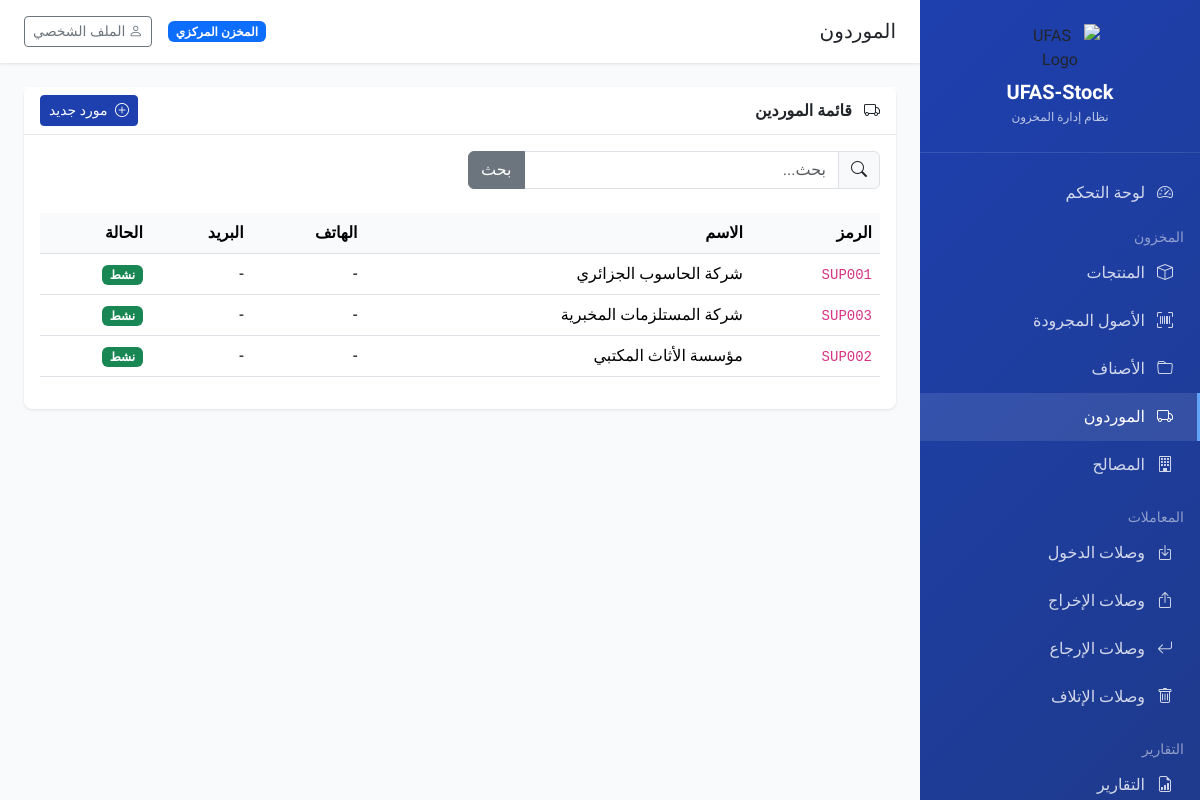
The app's page /inventory/suppliers/ (signed in) with its own data.
### core/models.py (models this page shows, shortened)
class Tenant(models.Model):
    TENANT_TYPES = [
        ('central', 'المخزن المركزي'),
        ('faculty', 'كلية'),
        ('institute', 'معهد'),
        ('department', 'قسم'),
    ]
    name = models.CharField('اسم الوحدة', max_length=200)
    code = models.CharField('رمز الوحدة', max_length=50, unique=True)
    tenant_type = models.CharField('نوع الوحدة', max_length=20, choices=TENANT_TYPES, default='faculty')
    address = models.TextField('العنوان', blank=True)
    phone = models.CharField('الهاتف', max_length=20, blank=True)
    email = models.EmailField('البريد الإلكتروني', blank=True)
    is_active = models.BooleanField('نشط', default=True)
    created_at = models.DateTimeField('تاريخ الإنشاء', auto_now_add=True)
    updated_at = models.DateTimeField('تاريخ التحديث', auto_now=True)
    class Meta:
        verbose_name = 'وحدة/مستأجر'
        verbose_name_plural = 'الوحدات/المستأجرين'
        ordering = ['name']

### inventory/models.py (models this page shows, shortened)
class Supplier(models.Model):
    name = models.CharField('اسم المورد', max_length=200)
    code = models.CharField('رمز المورد', max_length=50, blank=True)
    address = models.TextField('العنوان', blank=True)
    phone = models.CharField('الهاتف', max_length=20, blank=True)
    email = models.EmailField('البريد الإلكتروني', blank=True)
    tax_id = models.CharField('الرقم الجبائي', max_length=50, blank=True)
    tenant = models.ForeignKey(
        'core.Tenant',
        on_delete=models.CASCADE,
        related_name='suppliers',
        verbose_name='الوحدة',
        null=True,
        blank=True
    )
    is_active = models.BooleanField('نشط', default=True)
    created_at = models.DateTimeField('تاريخ الإنشاء', auto_now_add=True)
    class Meta:
        verbose_name = 'مورد'
        verbose_name_plural = 'الموردون'
        ordering = ['name']

### inventory/views.py (the view)
# urls.py: path('suppliers/', views.supplier_list, name='supplier_list'),
@login_required
def supplier_list(request):
    suppliers = get_tenant_queryset(request, Supplier)
    search = request.GET.get('search', '')
    if search:
        suppliers = suppliers.filter(
            Q(name__icontains=search) |
            Q(code__icontains=search)
        )
    paginator = Paginator(suppliers, 20)
    page = request.GET.get('page', 1)
    suppliers = paginator.get_page(page)
    return render(request, 'inventory/supplier_list.html', {'suppliers': suppliers, 'search': search})

### core/context_processors.py (called while the page is built)
def tenant_context(request):
    tenant = None
    if request.user.is_authenticated:
        tenant = getattr(request.user, 'tenant', None)
    return {
        'current_tenant': tenant,
        'is_super_admin': getattr(request.user, 'is_super_admin', False) if request.user.is_authenticated else False,
    }

### core/models.py (called while the page is built)
    @property
    def is_super_admin(self):
        return self.role == 'super_admin'

### inventory/views.py (called while the page is built)
def get_tenant_queryset(request, model):
    if request.user.is_super_admin:
        return model.objects.all()
    return model.objects.filter(tenant=request.user.tenant)

### templates/inventory/supplier_list.html (shortened to what this page needs)
{% extends 'base.html' %}
{% block page_title %}الموردون{% endblock %}
{% block content %}
<div class="card">
    <div class="card-header d-flex justify-content-between align-items-center">
        <span><i class="bi bi-truck me-2"></i> قائمة الموردين</span>
        <a href="{% url 'supplier_create' %}" class="btn btn-primary btn-sm">
            <i class="bi bi-plus-circle me-1"></i> مورد جديد
        </a>
    </div>
    <div class="card-body">
        <form method="get" class="row g-3 mb-4">
            <div class="col-md-6">
                <div class="input-group">
                    <span class="input-group-text"><i class="bi bi-search"></i></span>
                    <input type="text" name="search" class="form-control" placeholder="بحث..." value="{{ search }}">
                    <button type="submit" class="btn btn-secondary">بحث</button>
                </div>
            </div>
        </form>
        <div class="table-responsive">
            <table class="table table-hover">
                <thead>
                    <tr>
                        <th>الرمز</th>
                        <th>الاسم</th>
                        <th>الهاتف</th>
                        <th>البريد</th>
                        <th>الحالة</th>
                    </tr>
                </thead>
                <tbody>
                    {% for supplier in suppliers %}
                    <tr>
                        <td><code>{{ supplier.code|default:"-" }}</code></td>
                        <td>{{ supplier.name }}</td>
                        <td>{{ supplier.phone|default:"-" }}</td>
                        <td>{{ supplier.email|default:"-" }}</td>
                        <td>
                            {% if supplier.is_active %}
                            <span class="badge bg-success">نشط</span>
                            {% else %}
                            <span class="badge bg-secondary">غير نشط</span>
                            {% endif %}
                        </td>
                    </tr>
                    {% empty %}
                    <tr>
                        <td colspan="5" class="text-center text-muted py-4">لا يوجد موردون</td>
                    </tr>
                    {% endfor %}
                </tbody>
            </table>
        </div>
    </div>
</div>
{% endblock %}

### templates/base.html (shortened to what this page needs)
{% load static %}
<!DOCTYPE html>
<html lang="ar" dir="rtl">
<head>
    <link href="https://cdn.jsdelivr.net/npm/bootstrap@5.3.3/dist/css/bootstrap.rtl.min.css" rel="stylesheet">
    <link href="https://cdn.jsdelivr.net/npm/bootstrap-icons@1.11.3/font/bootstrap-icons.min.css" rel="stylesheet">
</head>
<body>
    {% if user.is_authenticated %}
    <nav class="sidebar">
        <div class="logo">
            <img src="{% static 'img/logo-ufas.png' %}" alt="UFAS Logo" style="max-width: 80px; margin-bottom: 0.5rem;">
            <h5>UFAS-Stock</h5>
            <small>نظام إدارة المخزون</small>
        </div>
        <ul class="nav flex-column mt-3">
            <li class="nav-item">
                <a class="nav-link {% if request.resolver_match.url_name == 'dashboard' %}active{% endif %}" href="{% url 'dashboard' %}">
                    <i class="bi bi-speedometer2"></i> لوحة التحكم
                </a>
            </li>
            <li class="nav-item mt-2">
                <small class="text-white-50 px-3">المخزون</small>
            </li>
            <li class="nav-item">
                <a class="nav-link {% if 'product' in request.resolver_match.url_name %}active{% endif %}" href="{% url 'product_list' %}">
                    <i class="bi bi-box"></i> المنتجات
                </a>
            </li>
            <li class="nav-item">
                <a class="nav-link {% if 'item' in request.resolver_match.url_name %}active{% endif %}" href="{% url 'item_list' %}">
                    <i class="bi bi-upc-scan"></i> الأصول المجرودة
                </a>
            </li>
            <li class="nav-item">
                <a class="nav-link {% if 'category' in request.resolver_match.url_name %}active{% endif %}" href="{% url 'category_list' %}">
                    <i class="bi bi-folder"></i> الأصناف
                </a>
            </li>
            <li class="nav-item">
                <a class="nav-link {% if 'supplier' in request.resolver_match.url_name %}active{% endif %}" href="{% url 'supplier_list' %}">
                    <i class="bi bi-truck"></i> الموردون
                </a>
            </li>
            <li class="nav-item">
                <a class="nav-link {% if 'department' in request.resolver_match.url_name %}active{% endif %}" href="{% url 'department_list' %}">
                    <i class="bi bi-building"></i> المصالح
                </a>
            </li>
            <li class="nav-item mt-3">
                <small class="text-white-50 px-3">المعاملات</small>
            </li>
            <li class="nav-item">
                <a class="nav-link {% if 'entry_voucher' in request.resolver_match.url_name %}active{% endif %}" href="{% url 'entry_voucher_list' %}">
                    <i class="bi bi-box-arrow-in-down"></i> وصلات الدخول
                </a>
            </li>
            <li class="nav-item">
                <a class="nav-link {% if 'exit_voucher' in request.resolver_match.url_name %}active{% endif %}" href="{% url 'exit_voucher_list' %}">
                    <i class="bi bi-box-arrow-up"></i> وصلات الإخراج
                </a>
            </li>
            <li class="nav-item">
                <a class="nav-link {% if 'return_voucher' in request.resolver_match.url_name %}active{% endif %}" href="{% url 'return_voucher_list' %}">
                    <i class="bi bi-arrow-return-left"></i> وصلات الإرجاع
                </a>
            </li>
            <li class="nav-item">
                <a class="nav-link {% if 'disposal_voucher' in request.resolver_match.url_name %}active{% endif %}" href="{% url 'disposal_voucher_list' %}">
                    <i class="bi bi-trash"></i> وصلات الإتلاف
                </a>
            </li>
            <li class="nav-item mt-3">
                <small class="text-white-50 px-3">التقارير</small>
            </li>
            <li class="nav-item">
                <a class="nav-link {% if 'report' in request.resolver_match.url_name %}active{% endif %}" href="{% url 'reports_index' %}">
                    <i class="bi bi-file-earmark-bar-graph"></i> التقارير
                </a>
            </li>
        </ul>
    </nav>
    <main class="main-content">
        <div class="topbar">
            <div>
                <h5 class="mb-0 d-inline">{% block page_title %}{% endblock %}</h5>
            </div>
            <div class="d-flex align-items-center gap-3">
                {% if current_tenant %}
                <span class="badge bg-primary">{{ current_tenant.name }}</span>
                {% endif %}
                <a href="{% url 'profile' %}" class="btn btn-outline-secondary btn-sm">
                    <i class="bi bi-person"></i> الملف الشخصي
                </a>
            </div>
        </div>
        {% block content %}{% endblock %}
    </main>
    {% else %}
    {% block auth_content %}{% endblock %}
    {% endif %}
</body>
</html>

### templates/base.html (style rules this page uses)
:root { --primary-color: #1e40af; --secondary-color: #3b82f6; --sidebar-width: 280px; }
body { font-family: 'Tajawal', sans-serif; background-color: #f8fafc; }
.sidebar { width: var(--sidebar-width); min-height: 100vh; background: linear-gradient(135deg, var(--primary-color) 0%, #1e3a8a 100%); position: fixed; right: 0; top: 0; z-index: 1000; transition: all 0.3s; }
.sidebar .logo { padding: 1.5rem; text-align: center; border-bottom: 1px solid rgba(255,255,255,0.1); }
.sidebar .logo h5 { color: white; margin: 0; font-weight: 700; }
.sidebar .logo small { color: rgba(255,255,255,0.7); font-size: 0.75rem; }
.sidebar .nav-link { color: rgba(255,255,255,0.8); padding: 0.75rem 1.5rem; transition: all 0.2s; border-right: 3px solid transparent; }
.sidebar .nav-link:hover, .sidebar .nav-link.active { color: white; background: rgba(255,255,255,0.1); border-right-color: #60a5fa; }
.sidebar .nav-link i { width: 24px; margin-left: 0.5rem; }
.main-content { margin-right: var(--sidebar-width); padding: 1.5rem; min-height: 100vh; }
.topbar { background: white; padding: 1rem 1.5rem; margin: -1.5rem -1.5rem 1.5rem; box-shadow: 0 1px 3px rgba(0,0,0,0.1); display: flex; justify-content: space-between; align-items: center; }
.card { border: none; box-shadow: 0 1px 3px rgba(0,0,0,0.1); border-radius: 0.5rem; }
.card-header { background: white; border-bottom: 1px solid #e5e7eb; font-weight: 600; }
.btn-primary { background: var(--primary-color); border-color: var(--primary-color); }
.table th { font-weight: 600; background: #f8fafc; }

### records on screen
Tenant: name "المخزن المركزي"
Supplier: code "SUP001", name "شركة الحاسوب الجزائري", phone "-", email "-", is_active "نشط"
Supplier: code "SUP003", name "شركة المستلزمات المخبرية", phone "-", email "-", is_active "نشط"
Supplier: code "SUP002", name "مؤسسة الأثاث المكتبي", phone "-", email "-", is_active "نشط"
